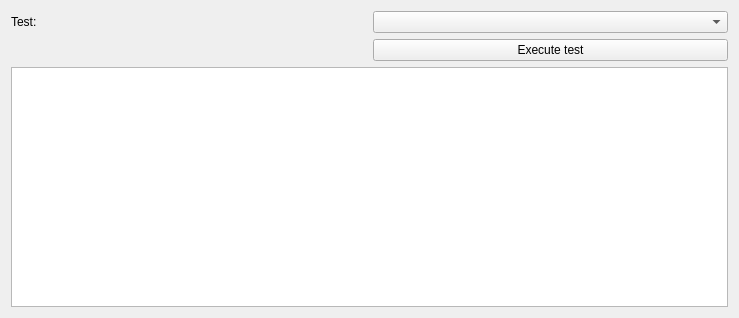
<?xml version="1.0" encoding="UTF-8"?>
<ui version="4.0">
 <class>ShowTest</class>
 <widget class="QWidget" name="ShowTest">
  <property name="geometry">
   <rect>
    <x>0</x>
    <y>0</y>
    <width>739</width>
    <height>318</height>
   </rect>
  </property>
  <property name="windowTitle">
   <string>Form</string>
  </property>
  <layout class="QHBoxLayout" name="horizontalLayout">
   <item>
    <layout class="QGridLayout" name="gridLayout">
     <item row="0" column="1">
      <widget class="QComboBox" name="comboBoxTesting"/>
     </item>
     <item row="2" column="0" colspan="2">
      <widget class="QTableWidget" name="table"/>
     </item>
     <item row="0" column="0">
      <widget class="QLabel" name="label">
       <property name="text">
        <string>Test: </string>
       </property>
       <property name="buddy">
        <cstring>comboBoxTesting</cstring>
       </property>
      </widget>
     </item>
     <item row="1" column="1">
      <widget class="QPushButton" name="pushButton">
       <property name="text">
        <string>Execute test</string>
       </property>
      </widget>
     </item>
    </layout>
   </item>
  </layout>
 </widget>
 <resources/>
 <connections/>
</ui>
